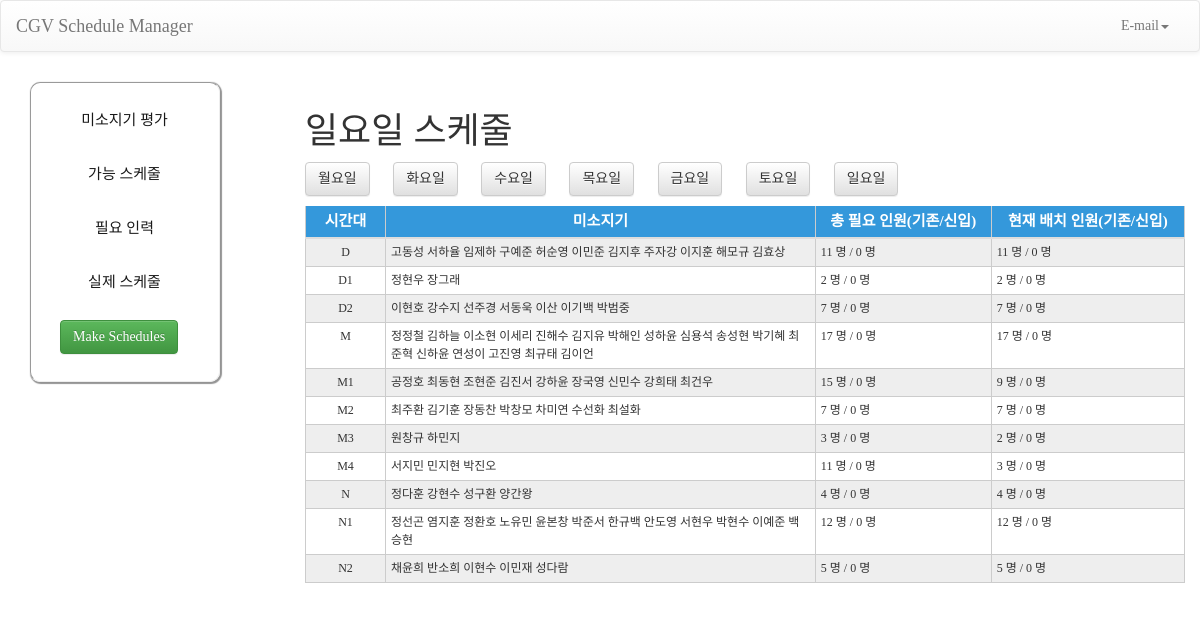
Page /manager/real/일요일/ on the committed database.
### miso/models.py (models this page shows, shortened)
class Day (models.Model):
    day_opt = (
        ('월요일', '월요일'),
        ('화요일', '화요일'),
        ('수요일', '수요일'),
        ('목요일', '목요일'),
        ('금요일', '금요일'),
        ('토요일', '토요일'),
        ('일요일', '일요일'),
    )
    time_opt = (
        ('D', '선오픈'),
        ('D1', '후오픈'),
        ('D2', '준오픈'),
        ('M', '선미들'),
        ('M1', '미들1'),
        ('M2', '미들2'),
        ('M3', '미들3'),
        ('M4', '늦미들'),
        ('N', '선마감'),
        ('N1', '마감'),
        ('N2', '후마감'),
    )
    day = models.CharField(max_length=10, choices=day_opt)
    time = models.CharField(max_length=5,choices=time_opt)
    needs = models.IntegerField(blank=True, default=5)
    needs_newcomer = models.IntegerField(blank=True, default=2)
    real_origin = models.IntegerField(blank=True, default=0)
    real_newcomer = models.IntegerField(blank=True, default=0)
    class Meta:
        unique_together = ('day', 'time')

class Real_schedule (models.Model):
    staff_id = models.ForeignKey(Staff, on_delete=models.CASCADE)
    day_id = models.ForeignKey (Day, on_delete=models.CASCADE)

class Staff (models.Model):
    name = models.CharField(max_length=45)
    phone = models.CharField(max_length=20)
    score = models.FloatField(blank=True, default=50)
    possible_N_days = models.IntegerField(blank=True, default=3)
    newcomer = models.BooleanField(blank=True, default=False)
    min_complete = models.BooleanField (blank=True, default=False)
    max_complete = models.BooleanField (blank=True, default=False)
    class Meta:
        unique_together = ('name', 'phone')

### miso/views.py (the view)
# urls.py: path('manager/real/<str:day>/', manageRealDayView, name='manager-real-day'),
def manageRealDayView(request, day):
    dayList = ['월요일', '화요일', '수요일', '목요일', '금요일', '토요일', '일요일']
    timeList = ['D', 'D1', 'D2', 'M', 'M1', 'M2', 'M3', 'M4', 'N', 'N1', 'N2']
    realAll = Real_schedule.objects.all()
    dayAll = Day.objects.all()
    staffAll = Staff.objects.all()
    context = {'day':day,'dayList':dayList, 'timeList':timeList,'realAll':realAll, 'dayAll':dayAll, 'staffAll':staffAll}
    return render(request, 'plan/manager_realSchedules_day.html', context)

### miso/templatetags/index.py (called while the page is built)
@register.filter
def index(List, i):
    return List[int(i)]

@register.filter
def get_needs(day):
    return day.needs

@register.filter
def get_needs_new(day):
    return day.needs_newcomer

@register.filter
def get_real_origin(day):
    return day.real_origin

@register.filter
def get_real_new(day):
    return day.real_newcomer

@register.filter
def filter_day(dayAll, day):
    return dayAll.filter(day=day)

@register.filter
def filter_time(days, time):
    return days.get(time=time)

@register.filter
def filter_real(dayid, realAll):
    return realAll.filter(day_id=dayid)

@register.filter
def get_staff(reals):
    staffList = []
    string=' '
    for real in reals:
        staffList.append(real.staff_id.name)
    return string.join(staffList)

### template/plan/manager_realSchedules_day.html (shortened to what this page needs)
{% load static %}
<html>
<head>
  <link rel="stylesheet" type="text/css" href="{% static 'css/bootstrap.css' %}"/>
  <link rel="stylesheet" type="text/css" href="{% static 'css/bootstrap.min.css' %}"/>
  <link rel="stylesheet" type="text/css" href="{% static 'css/bootstrap-theme.css' %}"/>
  <link rel="stylesheet" type="text/css" href="{% static 'css/bootstrap-theme.min.css' %}"/>
  <link rel="stylesheet" type="text/css" href="{% static 'css/miso.css' %}"/>
</head>
<body>
    <nav class="navbar navbar-default" role="navigation">
	  <div class="container-fluid">
	    <div class="navbar-header">
	      <a class="navbar-brand" href="/manager/">CGV Schedule Manager</a>
	    </div>
	    <div class="navbar-collapse collapse" id="navbar-collapse-1">
	      <ul class="nav navbar-nav navbar-right">
		<li class="dropdown">
		  <a href="#" class="dropdown-toggle" data-toggle="dropdown" role="button" aria-expanded="false">E-mail<span class="caret"></span></a>
		</li>
	      </ul>
	    </div>
	  </div>
	</nav>
	<div id="page-wrapper">
      <div id="sidebar-wrapper">
        <ul class="sidebar-nav nav nav-pills nav-stacked navbar-collapse">
          <li><a href="/manager/staff">미소지기 평가</a></li>
          <li><a href="/manager/possible">가능 스케줄</a></li>
          <li><a href="/manager/hr">필요 인력</a></li>
          <li><a href="/manager/real">실제 스케줄</a></li>
        </ul>
       	<ul class="sidebar-nav btn-padding-30">
          <button type="button" class="btn btn-success" onclick="openPopup();">Make Schedules</button>
       	</ul>
      </div>
      <div id="page-content-wrapper">
        <div class="container-fluid">
          <h1>{{day}} 스케줄</h1>
          {% for days in dayList %}
            <form action="/manager/real/{{days}}/">
                <button class="btn btn-default btn-md" type="submit">{{days}}</button>
            </form>
          {% endfor %}
          <table class="table table-condensed table-hover">
          <thead>
          <tr>
                <th>시간대</th>
                <th>미소지기</th>
                <th width="20%">총 필요 인원(기존/신입)</th>
                <th width="22%">현재 배치 인원(기존/신입)</th>
          </tr>
          </thead>
          <tbody>
              {% for time in timeList %}
          <tr>
            <td>{{time}}</td>
            <td>
                {% load index %}
                {{ dayAll | filter_day:day | filter_time:time | filter_real:realAll | get_staff }}
            </td>
            <td>
                    {{dayAll | filter_day:day | index:forloop.counter0 | get_needs}} 명 /
                    {{dayAll | filter_day:day | index:forloop.counter0 | get_needs_new}} 명
            </td>
              <td>
                    {{dayAll | filter_day:day | index:forloop.counter0 | get_real_origin}} 명 /
                    {{dayAll | filter_day:day | index:forloop.counter0 | get_real_new}} 명
            </td>
          </tr>
            {% endfor %}
          </tbody>
        </table>
        </div>
      </div>
    </div>
</body>
</html>

### static/css/miso.css (style rules this page uses)
body { font-family: cjm; }
#page-wrapper { padding-left: 250px; }
#sidebar-wrapper { position: fixed; background: rgba(255, 255, 255, 0.2); width: 190px; height: 300px; border: 1px inset; border-radius:10px; box-shadow:1px 1px 1px 1px #949494; margin-top: 10px; margin-left: -220px; overflow-x: hidden; overflow-y: auto; }
#page-content-wrapper { width: 100%; padding: 20px; margin-left: 20px; }
.sidebar-nav { width: 250px; margin: 0; padding: 0; list-style: none; }
.sidebar-nav button { position: fixed; left: 60px; top: 320px; }
.sidebar-nav li { text-indent: -4.5em; line-height: 1em; }
.sidebar-nav li a { display: block; text-decoration: none; font-size: 15px; text-align: center; color: #191919; }
.navbar .navbar-nav { display: inline-block; float: none; }

### template/plan/manager_realSchedules_day.html (style rules this page uses)
#page-content-wrapper button { margin-right: 20px; }
table { border-collapse: collapse; margin:10px auto; }
tr:nth-of-type(odd) { background: #eee; }
th { background: #3498db; color: white; font-weight: bold; text-align: center; font-size: 15px; }
td, th { padding: 10px; border: 1px solid #ccc; }
td { font-size: 12px; }
th:nth-of-type(1) { width: 80px; text-align: center; }
th:nth-of-type(n+2) { text-align: center; }
td:nth-of-type(1) { text-align: center; }
form { display: inline; }

### rows in the picture
Day: id.name "고동성 서하율 임제하 구예준 허순영 이민준 김지후 주자강 이지훈 해모규 김효상", needs "11", needs_newcomer "0", real_origin "11", real_newcomer "0"
Day: id.name "정현우 장그래", needs "2", needs_newcomer "0", real_origin "2", real_newcomer "0"
Day: id.name "이현호 강수지 선주경 서동욱 이산 이기백 박범중", needs "7", needs_newcomer "0", real_origin "7", real_newcomer "0"
Day: id.staff_id_id "정정철 김하늘 이소현 이세리 진해수 김지유 박해인 성하윤 심용석 송성현 박기혜 최준혁 신하윤 연성이 고진영 최규태 김이언", needs "17", needs_newcomer "0", real_origin "17", real_newcomer "0"
Day: id.name "공정호 최동현 조현준 김진서 강하윤 장국영 신민수 강희태 최건우", needs "15", needs_newcomer "0", real_origin "9", real_newcomer "0"
Day: id.name "최주환 김기훈 장동찬 박창모 차미연 수선화 최설화", needs "7", needs_newcomer "0", real_origin "7", real_newcomer "0"
Day: id.name "원창규 하민지", needs "3", needs_newcomer "0", real_origin "2", real_newcomer "0"
Day: id.name "서지민 민지현 박진오", needs "11", needs_newcomer "0", real_origin "3", real_newcomer "0"
Day: id.name "정다훈 강현수 성구환 양간왕", needs "4", needs_newcomer "0", real_origin "4", real_newcomer "0"
Day: id.staff_id_id "정선곤 염지훈 정환호 노유민 윤본창 박준서 한규백 안도영 서현우 박현수 이예준 백승현", needs "12", needs_newcomer "0", real_origin "12", real_newcomer "0"
Day: id.name "채윤희 반소희 이현수 이민재 성다람", needs "5", needs_newcomer "0", real_origin "5", real_newcomer "0"

### other values in the picture
{{ day }} "일요일"
{{ days }} "월요일" "화요일" "수요일" "목요일" "금요일" "토요일" "일요일"
{{ time }} "D" "D1" "D2" "M" "M1" "M2" "M3" "M4" "N" "N1" "N2"
